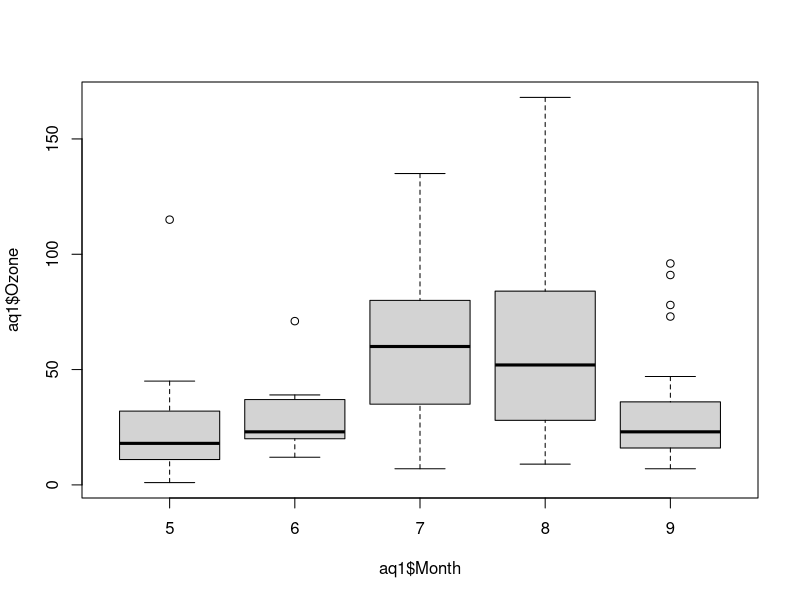
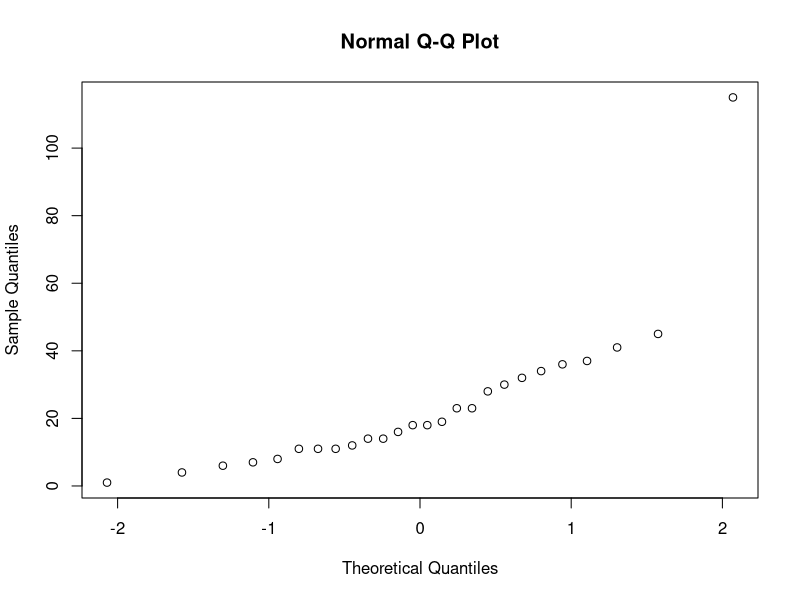
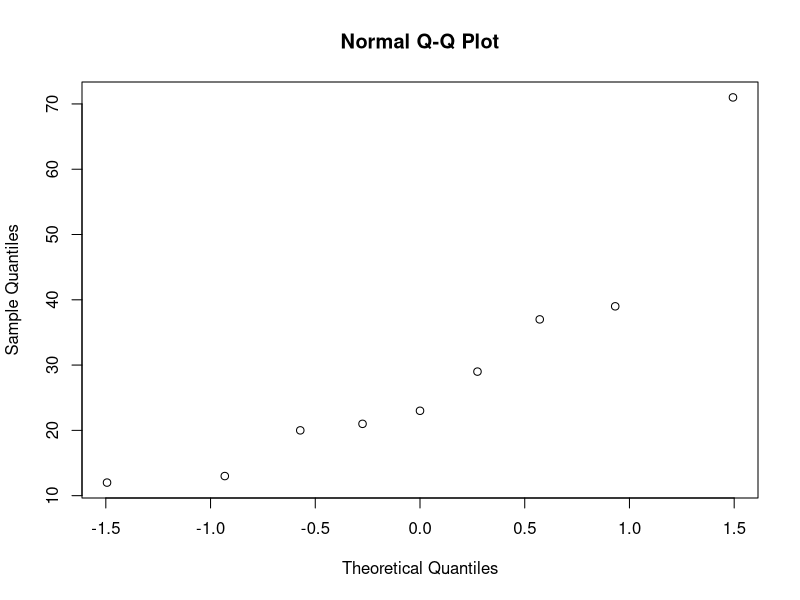
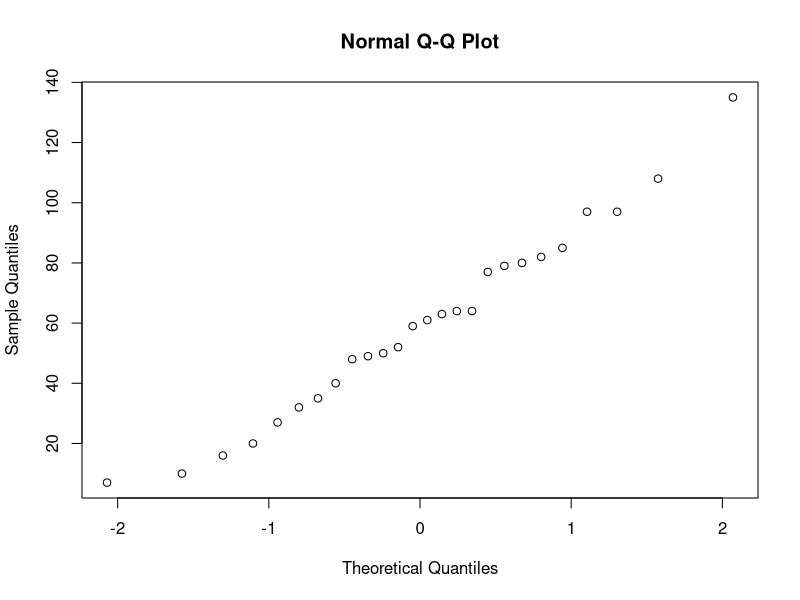
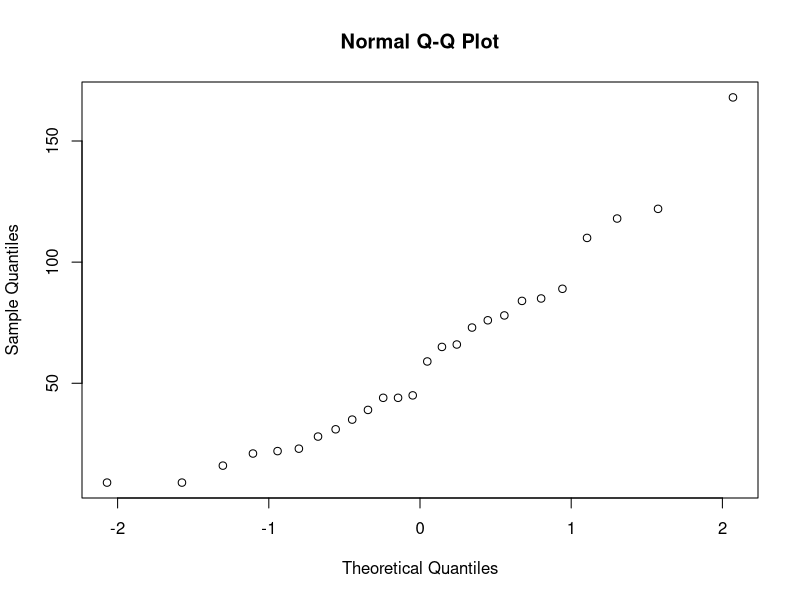
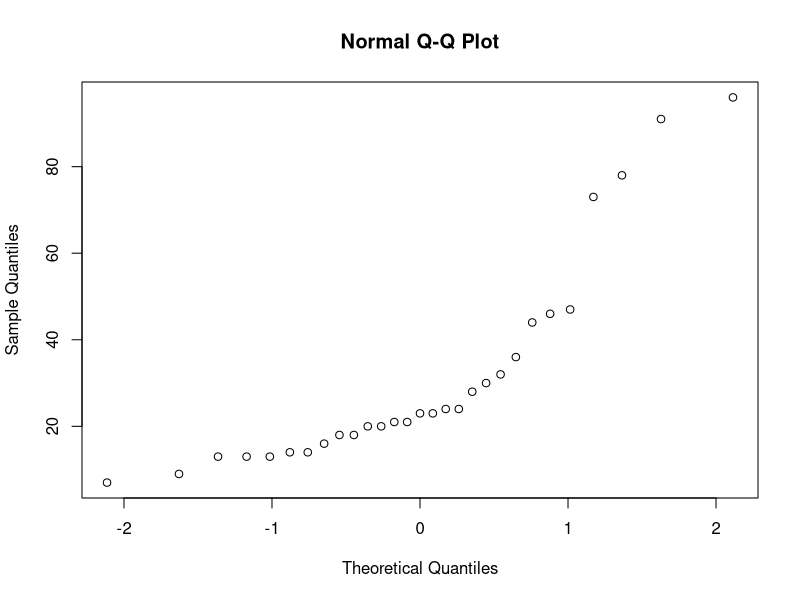
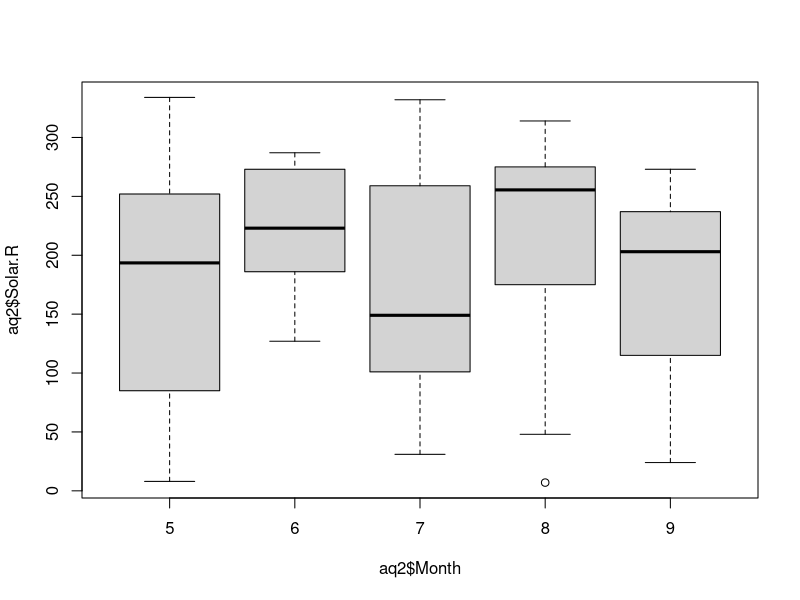
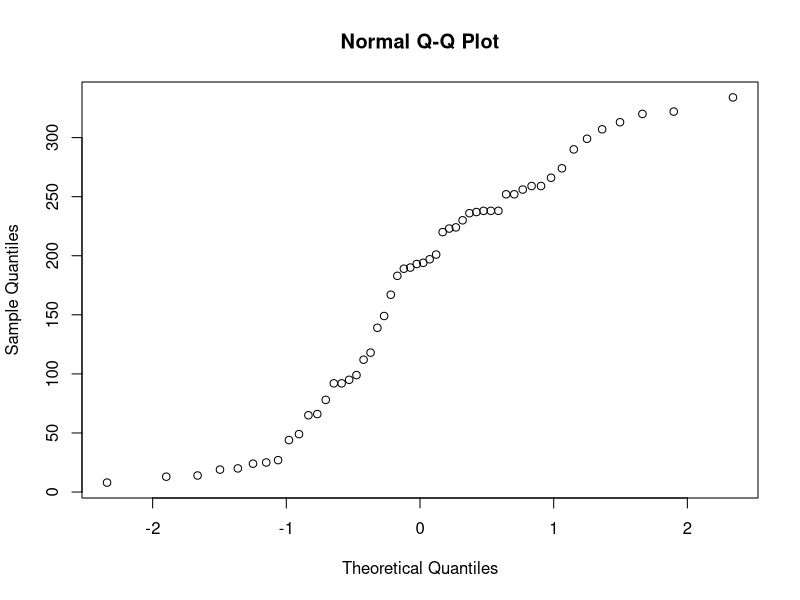

These charts were generated, in order, by the following R code:
attach(airquality)
head(airquality)

aq <- (airquality)



###############################################


#Question 1: ANoVA on ozone by month. 
#We want to see if ozone levels are the same for each month

##################################################

#EDA
#Check airquality data set
summary(aq)
str(aq)
#Ozone has NA's. I decided to just take out those rows from the dataset
aq1 <- as.data.frame(cbind(Ozone = na.omit(aq$Ozone), Month =aq$Month[which(aq$Ozone!="NA")]))
summary(aq1)
str(aq1)


is.factor(aq1$Month) #Not a factor need to remember to change it to a factor when using anova table

## Two assumptions to check 1. normal and 2. equal variances
## plot to see if the means look different
## and look for outliers - Has a devestating effect on ANOVA so if if there are outliers, you don't want to use F test

#plot
boxplot(aq1$Ozone ~ aq1$Month) #Means of ozones in months don't look the same

##Look for normality
qqnorm(aq1$Ozone[which(aq1$Month == 5)]) #Looks good except outlier
qqnorm(aq1$Ozone[which(aq1$Month == 6)]) #Looks good except outlier
qqnorm(aq1$Ozone[which(aq1$Month == 7)]) #Looks good
qqnorm(aq1$Ozone[which(aq1$Month == 8)]) #Looks good
qqnorm(aq1$Ozone[which(aq1$Month == 9)]) #Looks okay

##After all the qqplots I am not sure if it's normal

##Look at variances. (Look to see if varaince is 10x bigger thna another. If they are then you don't use anova, but none of examples are that way)
var(aq1$Ozone[which(aq1$Month == 5)])
var(aq1$Ozone[which(aq1$Month == 6)]) 
var(aq1$Ozone[which(aq1$Month == 7)]) 
var(aq1$Ozone[which(aq1$Month == 8)]) 
var(aq1$Ozone[which(aq1$Month == 9)]) 

#None of the variances are 10 times larger than another so 
#okay to assume equal variances (Couldn't use var.test because that assumes normal, which we don't want)


#H0: mean ozone of each month is equal. 
#Ha: at least one ozone level in a month is not equal to the others

#Since I am worried about outliers I will use Kruskal-Wallis Test
kruskal.test(aq1$Ozone ~ as.factor(aq1$Month)) #P value is below .0001
#We reject H0, and there is at least one mean different from other others

pairwise.wilcox.test(aq1$Ozone, as.factor(aq1$Month))
#The means that are different from each other are: 5 and 7, 5 and 8, 7 and 9, and 8 and 9


###################################

#Question 2: ANoVA on Solar.R by Month. 
#We want to see if Solar.R levels are the same for each month

####################################

#EDA
#Solar.R has NA's. I decided to just take out those rows from the dataset
aq2 <- as.data.frame(cbind(Solar.R = na.omit(aq$Solar.R), Month =aq$Month[which(aq$Ozone!="NA")]))
summary(aq2)
str(aq2)

## Two assumptions to check 1. normal and 2. equal variances
## plot to see if the means look different
## and look for outliers - Has a devestating effect on ANOVA so if if there are outliers, you don't want to use F test

#plot
boxplot(aq2$Solar.R ~ aq2$Month) #Means of Solar.R in months don't look the same

##Look for normality
qqnorm(aq2$Solar.R[which(aq2$Month == 5)]) #Looks okay not good
qqnorm(aq2$Solar.R[which(aq2$Month == 6)]) #Doens't look good for normal
qqnorm(aq2$Solar.R[which(aq2$Month == 7)]) #Looks okay
qqnorm(aq2$Solar.R[which(aq2$Month == 8)]) #Looks good
qqnorm(aq2$Solar.R[which(aq2$Month == 9)]) #Looks okay

##After all the qqplots I am not sure if it's normal

##Look at variances. (Look to see if varaince is 10x bigger thna another. If they are then you don't use anova, but none of examples are that way)
var(aq2$Solar.R[which(aq2$Month == 5)])
var(aq2$Solar.R[which(aq2$Month == 6)]) 
var(aq2$Solar.R[which(aq2$Month == 7)]) 
var(aq2$Solar.R[which(aq2$Month == 8)]) 
var(aq2$Solar.R[which(aq2$Month == 9)]) 

#None of the variances are 10 times larger than another so 
#okay to assume equal variances (Couldn't use var.test because that assumes normal, which we don't want)


#H0: mean Solar.R of each month is equal. 
#Ha: at least one Solar.R level in a month is not equal to the others

#Since I am worried about normality I will use Kruskal-Wallis Test
kruskal.test(aq2$Solar.R ~ as.factor(aq2$Month)) #P value is .1313
#We can't reject H0. 


###################################

#Question 3: ANoVA on Wind by Month. 
#We want to see if Windlevels are the same for each month

####################################

#EDA

## Two assumptions to check 1. normal and 2. equal variances
## plot to see if the means look different
## and look for outliers - Has a devestating effect on ANOVA so if if there are outliers, you don't want to use F test

#plot
boxplot(aq$Wind ~ aq$Month) #Means of Wind in months look the sameish. 

##Look for normality
qqnorm(aq$Wind[which(aq$Month == 5)]) #Looks good
qqnorm(aq$Wind[which(aq$Month == 6)]) #Looks good 
qqnorm(aq$Wind[which(aq$Month == 7)]) #Looks okay
qqnorm(aq$Wind[which(aq$Month == 8)]) #Looks good
qqnorm(aq$Wind[which(aq$Month == 9)]) #Looks okay

##After all the qqplots I am sure I can assume normal

##Look at variances. (Look to see if varaince is 10x bigger thna another. If they are then you don't use anova, but none of examples are that way)
var(aq$Wind[which(aq$Month == 5)])
var(aq$Wind[which(aq$Month == 6)]) 
var(aq$Wind[which(aq$Month == 7)]) 
var(aq$Wind[which(aq$Month == 8)]) 
var(aq$Wind[which(aq$Month == 9)]) 

#None of the variances are 10 times larger than another so 
#okay to assume equal variances (Couldn't use var.test because that assumes normal, which we don't want)


#H0: mean Wind of each month is equal. 
#Ha: at least one Wind level in a month is not equal to the others

#Looks normal and also equal variances so I will use anova
model <- aov(aq$Wind ~ as.factor(aq$Month))
summary(model) #pvalue below .05
#We reject H0. There is at least one wind mean different per month

#Since reject H0. Let's do mutliple comparison to check which pair of means are different
plot(TukeyHSD(model)) ## I am 95% confident that months 7 and 5, 8 and 5 do not have the same means for Wind level. 

